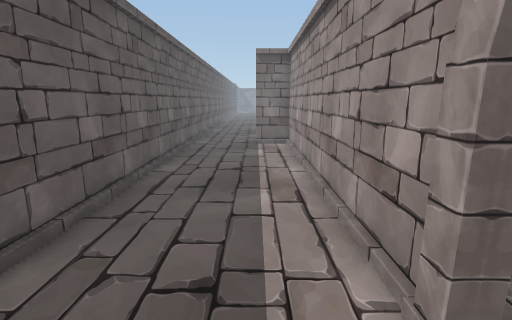
view 1 (above)

12 first-person views from a walk through a 3-D level made in the Unity game engine. The camera is 1.4 m above the floor, tilts 12° down and sees 85° across. The floor is counted in squares, 0.5 m on a side. Each view is taken from the middle of a square. On the plan, view 1 faces up. The plan holds only what a view shows up to about 19 squares ahead; the rest is blank. The place goes on beyond the plan. The player character is not drawn. Some animated figures are left out.

view 2
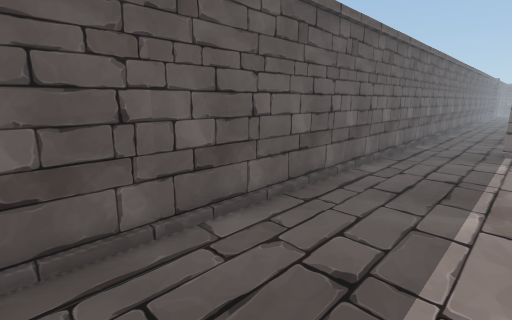

view 3
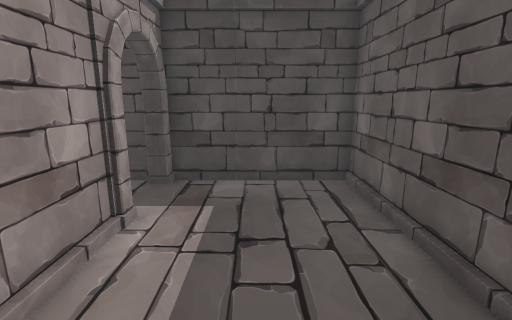

view 4
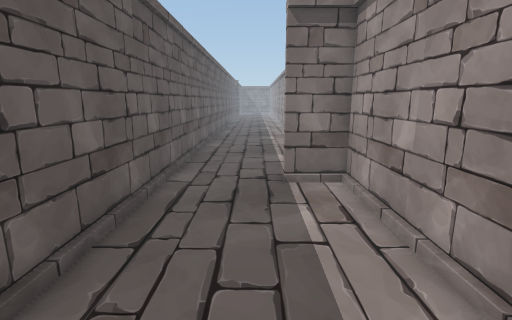

view 5
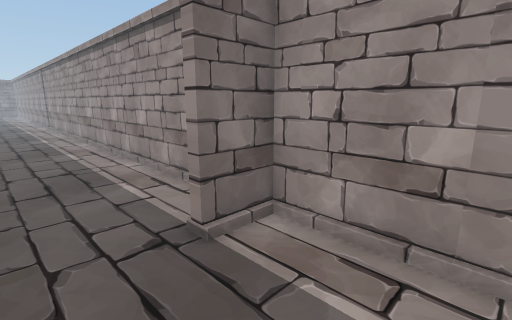

view 6
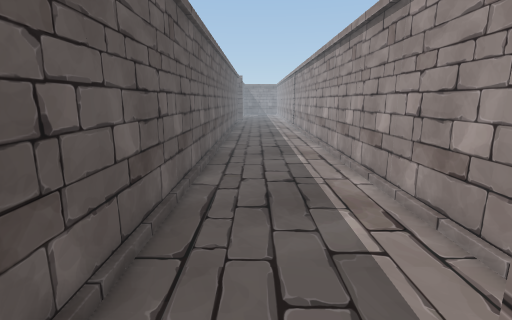

view 7
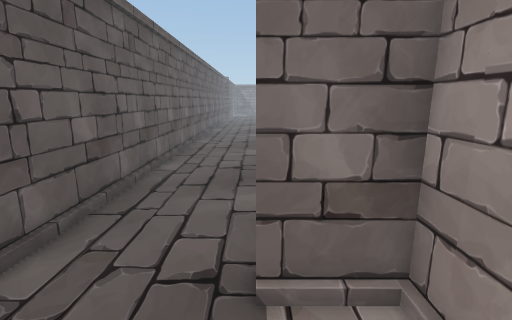

view 8
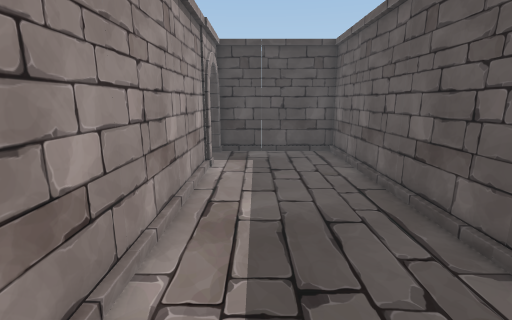

view 9
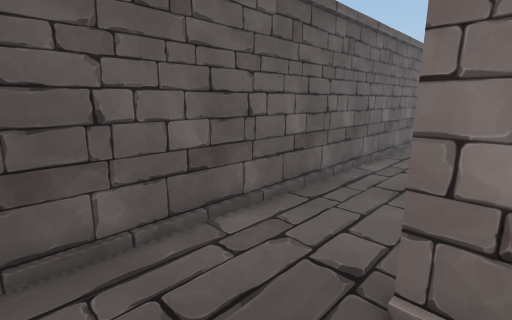

view 10
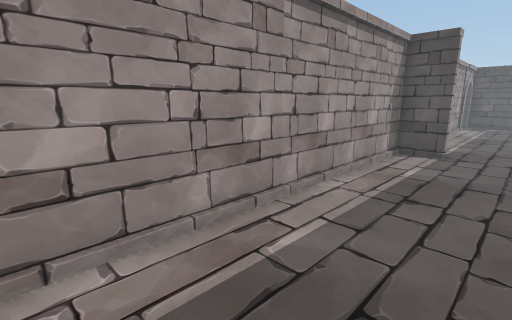

view 11
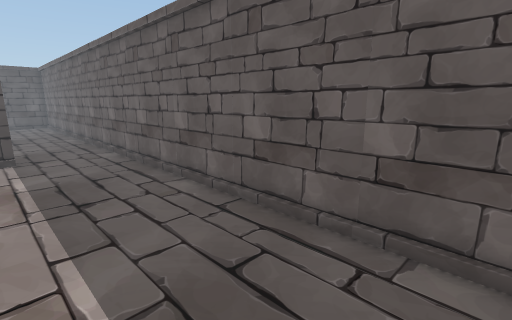

view 12
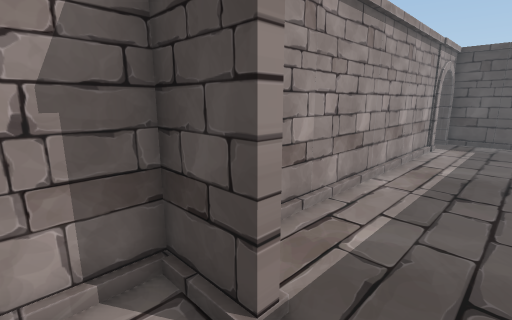

### Floor plan
Points are (right, up) in squares from view 1. A wall is a line through its corners. A room is listed if a view was taken in it or the views show most of it. See-through windows are left out.
Room 1 (views 1, 2, 3, 4, 5, 6, 7, 8, 9)
walls: (2.2, 3) (2.2, 18.6) (0, 18.6); (2.8, 2.6) (2, 2.6) (2, 3.1); (-4.4, 18.5) (-4.4, -0.9) (2, -0.9) (2, -0.2) (2.6, -0.2); (2.9, -0.9) (3.5, -0.9)
ways out: opening at (-2, 19) to room 2
Room 2 (views 10, 11, 12)
walls: (0, 18.6) (0, 19) (2.2, 19) (2.2, 35.5); (-4.4, 35.5) (-4.4, 18.5)
ways out: opening at (-2, 19) to room 1

Positions as (right, up) in squares from view 1, and headings:
1: (0, 0), facing up
2: (1, 0), facing up-left
3: (-1, 9), facing down
4: (-1, 9), facing up
5: (-3, 14), facing up-right
6: (-2, 17), facing up
7: (0, 15), facing up
8: (0, 15), facing down
9: (1, 15), facing up-left
10: (-3, 35), facing down-right
11: (1, 35), facing down-left
12: (-2, 21), facing down-right
